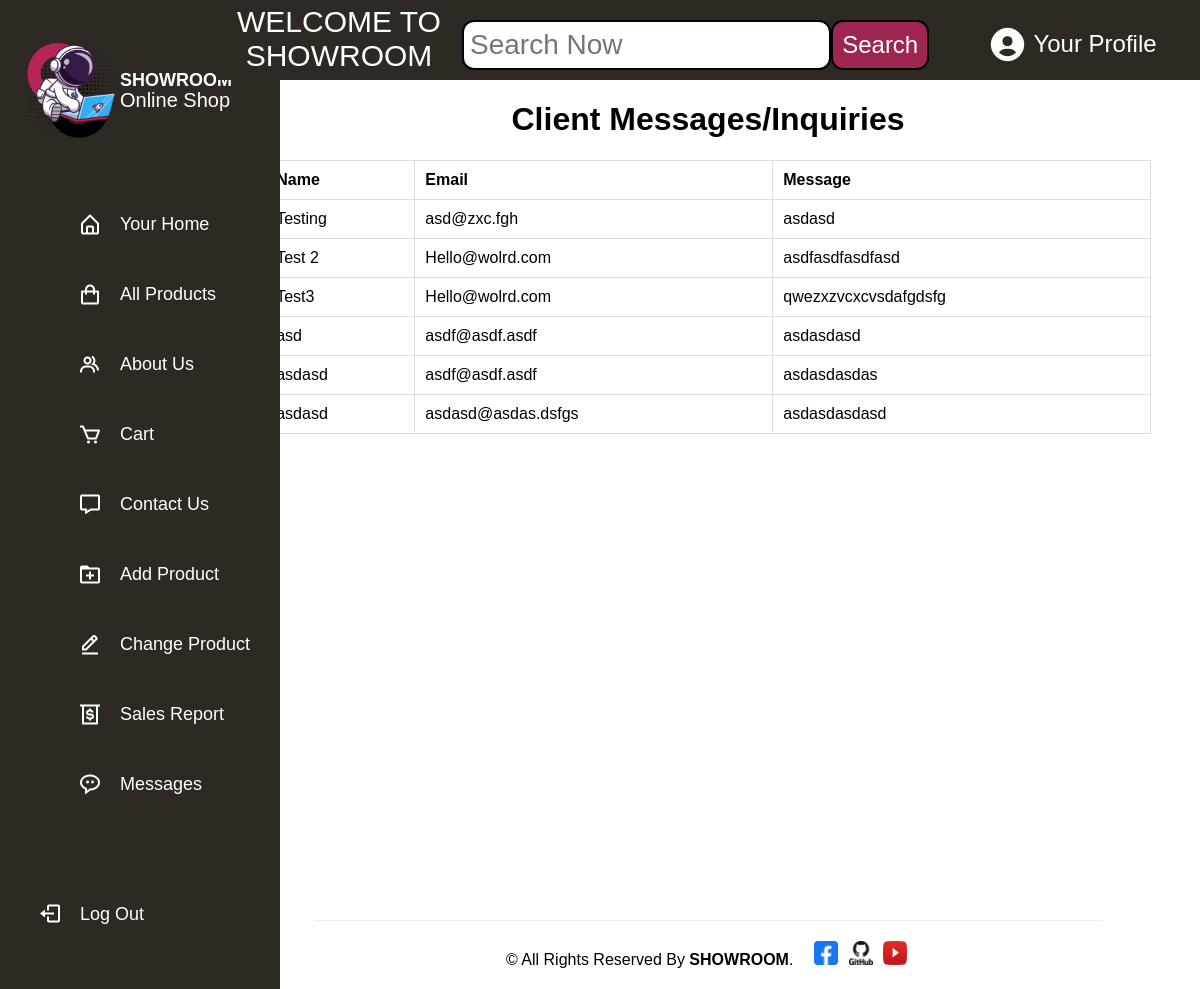
The page /website/messages_page.php (signed in) on the database its author committed.
### tables this page shows
CREATE TABLE `inquiry_table` (
  `inquiry_id` int(255) NOT NULL,
  `name` varchar(255) NOT NULL,
  `email` varchar(255) NOT NULL,
  `message` text NOT NULL
);

### website/messages_page.php (the view, shortened to what this page needs)
<?php
    require_once '../php/connect.php';
?>
<!DOCTYPE html>
<html lang="en">
<head>
    <link rel="stylesheet" href="../css/styles.css">
    <link href="main.css" rel="stylesheet">
    <link href='https://unpkg.com/boxicons@2.1.1/css/boxicons.min.css' rel='stylesheet'>
</head>
<body>
<?php include 'sidebar.php'; ?>
    <div class="container">
        <div class="content-individual">
        <div class="about-us-3">
        <h1>Client Messages/Inquiries</h1>
        <?php
        $sql = "SELECT `name`, email, `message` FROM inquiry_table";
        $result = mysqli_query($conn, $sql);
        echo "<table border='1'>";
        echo "<tr><th>Name</th><th>Email</th><th>Message</th></tr>";
        while ($row = mysqli_fetch_assoc($result)) {
        echo "<tr>";
        echo "<td>". $row["name"]. "</td>";
        echo "<td>". $row["email"]. "</td>";
        echo "<td>". $row["message"]. "</td>";
        echo "</tr>";
        }
        echo "</table>";
        ?>
        </div>
        </div>
    </div>
    <footer class="footer_section" style="margin-top: 40px; font-weight: 500; background-color: #bfc0c0">
            <div class="container-3">
                <p style="padding: 20px 0; margin: 0 auto; text-align: center; border-top: 1.5px solid #eeeeee; width: 80%;">
                &copy; <span id="displayYear"></span> All Rights Reserved By
                <a href="#" style="text-decoration: none; color: BLACK; font-weight: 600;">SHOWROOM</a>.&nbsp;&nbsp;&nbsp;
                <a href="https://www.facebook.com/" target="_blank" class="icon">
                        <img src="../images/facebook.png" alt="Facebook">
                    </a>
                    <a href="https://github.com/" target="_blank">
                        <img src="../images/github.png" alt="GitHub" class="icon">
                    </a>
                    <a href="https://www.youtube.com/" target="_blank">
                        <img src="../images/youtube.png" alt="YouTube" class="icon">
                    </a>
                </p>
            </div>
        </footer>
</body>
</html>

### css/styles.css (style rules this page uses)
:root { --body-color: #E4E9F7; --sidebar-color: #2E2A23; --primary-color: #B52658; --primary-color-light: #F6F5FF; --text-color: white; }
body { font-family: Arial, Helvetica, sans-serif; margin: 0; padding: 0; display: grid; grid-template-columns: 18% 82%; top: 0 !important; background-color: var(--body-color); box-sizing: border-box; overflow-x: hidden; gap: 0 auto; }

### website/main.css (style rules this page uses)
* { color: black; }
.container { border: none; width: 100%; height: max-content; display: flex; background-color: white; align-items: center; justify-content: center; }
.container-3 { border: none; width: 100%; height: max-content; display: flex; background-color: white; align-items: flex-star; justify-content: center; }
.container-3 img { width: 24px; height: 24px; margin: 0 3px; }
.content-individual { border: none; height: 100vh; width: 100%; }
.about-us-3 { border: none; height: 100%; width: 100%; display: flex; flex-direction: column; justify-content: flex-start; align-items: center; background-color: white; align-self: flex-start; }
footer { width: 100%; text-align: center; background-color: black; color: white; display: flex; justify-content: center; align-items: center; }
a { text-decoration: none; }

### website/messages_page.php (style rules this page uses)
table { border-collapse: collapse; width: 90%; }
th, td { border: 1px solid #ddd; padding: 10px; text-align: left; }
th { background-color: transparent; }

### rows shown on the page
inquiry_table: name "Testing", email "asd@zxc.fgh", message "asdasd"
inquiry_table: name "Test 2", email "Hello@wolrd.com", message "asdfasdfasdfasd"
inquiry_table: name "Test3", email "Hello@wolrd.com", message "qwezxzvcxcvsdafgdsfg"
inquiry_table: name "asd", email "asdf@asdf.asdf", message "asdasdasd"
inquiry_table: name "asdasd", email "asdf@asdf.asdf", message "asdasdasdas"
inquiry_table: name "asdasd", email "asdasd@asdas.dsfgs", message "asdasdasdasd"
